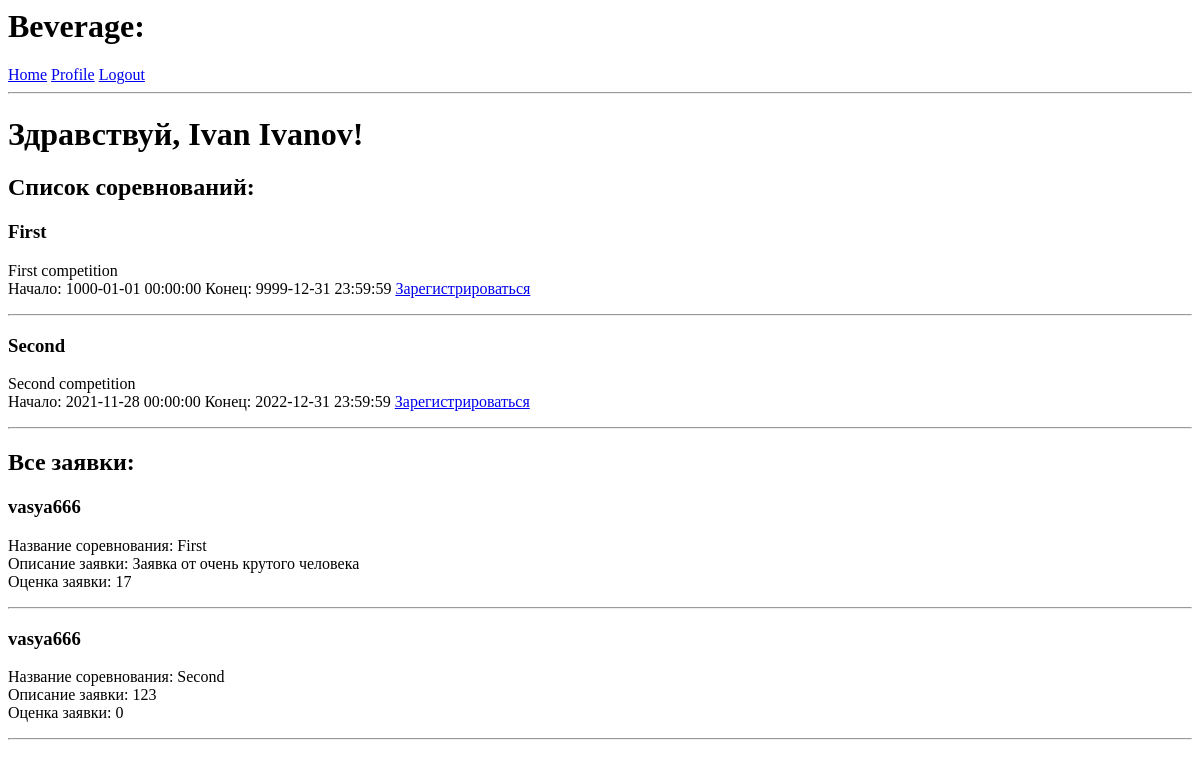
Before: /index (signed in) with the older database file.
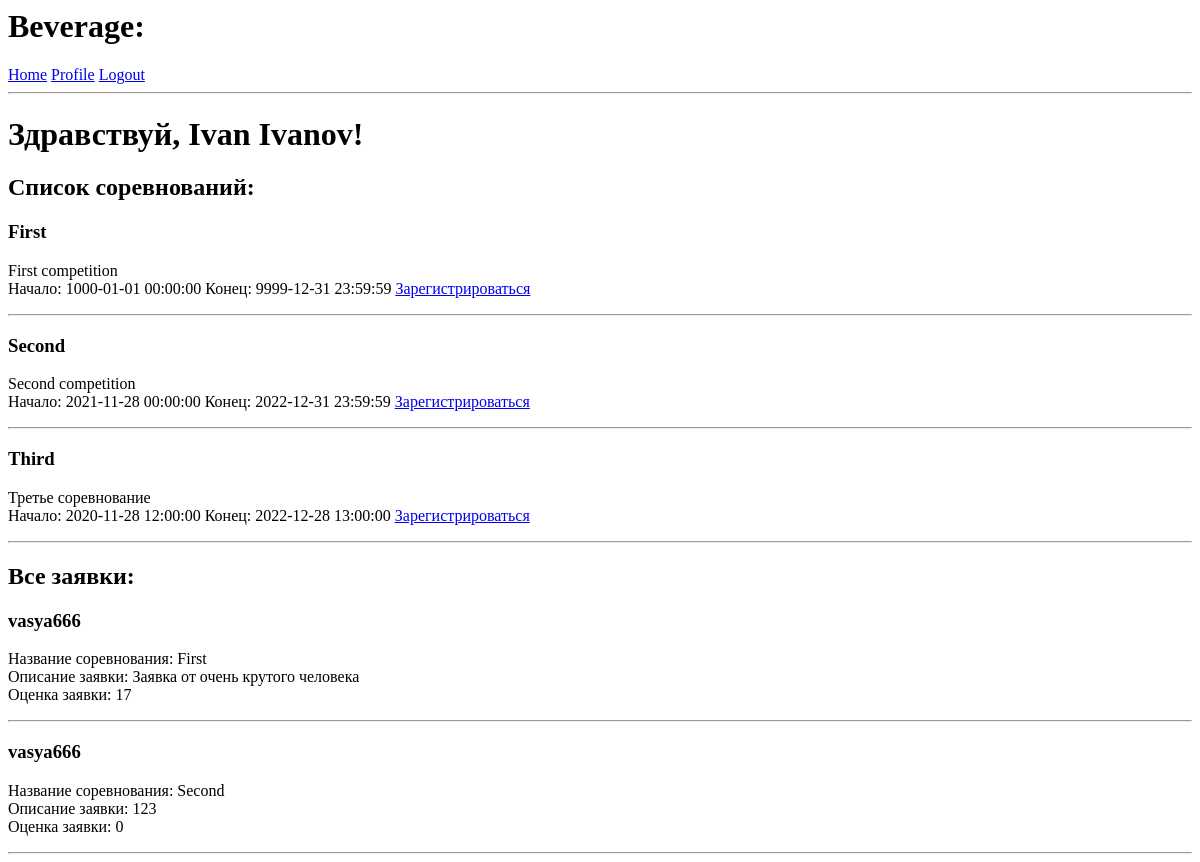
After: the same page with the newer database file.
### app/models.py (models this page shows, shortened)
class Participant(db.Model, UserMixin):
    id = db.Column(db.Integer, primary_key=True)
    name = db.Column(db.String(64)) # Имя
    surname = db.Column(db.String(64)) # Фамилия
    patronymic = db.Column(db.String(64)) # Отчество
    city = db.Column(db.String(64),index=True) # Город
    description = db.Column(db.String(256)) # Описание-биография
    gender = db.Column(db.Boolean()) # True - male, False - female
    applications = db.relationship('Application', backref='author', lazy='dynamic')
    username = db.Column(db.String(64), index=True, unique=True) # логин
    password_hash = db.Column(db.String(128)) # Пароль в виде хеша

class Competition(db.Model):
    id = db.Column(db.Integer, primary_key=True)
    name = db.Column(db.String(64), index=True) # Имя
    description = db.Column(db.String(256)) # Описание соревнования
    city = db.Column(db.String(64),index=True) # Город
    applications = db.relationship('Application', backref='competition', lazy='dynamic')
    start_date = db.Column(db.DateTime, index = True)
    end_date = db.Column(db.DateTime, index = True)

class Application(db.Model):
    id = db.Column(db.Integer, primary_key=True)
    description = db.Column(db.String(256)) # Описание соревнования
    rating = db.Column(db.Integer, default = 0) # Выставленные баллы за заявку
    participant_id = db.Column(db.Integer, db.ForeignKey('participant.id'))
    competition_id = db.Column(db.Integer, db.ForeignKey('competition.id'))

### app/routes.py (the view)
@app.route('/')
@app.route('/index')
@login_required
def index():
    applications = Application.query.all()
    competitions = Competition.query.all()
    return render_template('index.html',
                            title='Home',
                            applications = applications,
                            competitions = competitions)

### app/models.py (called while the page is built)
@login.user_loader
def load_user(id):
    return Participant.query.get(int(id))

### app/templates/index.html (shortened to what this page needs)
{% extends "base.html" %}
{% block content %}
        <h1>Здравствуй, {{ current_user.name }} {{current_user.surname}}!</h1>
        <h2>Список соревнований:</h2>
        {% for competition in competitions %}
        <div>
                <p>
                        <h3> {{ competition.name }} </h3>
                        {{ competition.description }} <br>
                        Начало: {{competition.start_date}} Конец: {{competition.end_date}}
                        <a href="{{ url_for('create_application', competition_id=competition.id) }}">Зарегистрироваться</a>
                </p>
                <hr>
        </div>
        {% endfor %}
        <h2>Все заявки:</h2>
        {% for application in applications %}
        <div>
                <p>
                        <h3>{{ application.author.username }}</h3>
                        Название соревнования: {{ application.competition.name }} <br>
                        Описание заявки: {{ application.description }} <br>
                        Оценка заявки: {{ application.rating}}
                </p>
                <hr>
        </div>
        {% endfor %}
{% endblock %}

### app/templates/base.html (shortened to what this page needs)
<html>
    <head>
    </head>
    <body>
        <div>
            <h1>Beverage:</h1>
            <a href="{{ url_for('index') }}">Home</a>
            {% if not current_user.is_anonymous %}
            <a href="{{ url_for('profile', username=current_user.username) }}">Profile</a>
            {% endif %}
            {% if current_user.is_anonymous %}
            <a href="{{ url_for('login') }}">Login</a>
            {% else %}
            <a href="{{ url_for('logout') }}">Logout</a>
            {% endif %}
        </div>
        <hr>
        {% block content %}{% endblock %}
    </body>
</html>

Changed rows visible on the page:
added Competition: name "Third", description "Третье соревнование", start_date "2020-11-28 12:00:00", end_date "2022-12-28 13:00:00"
